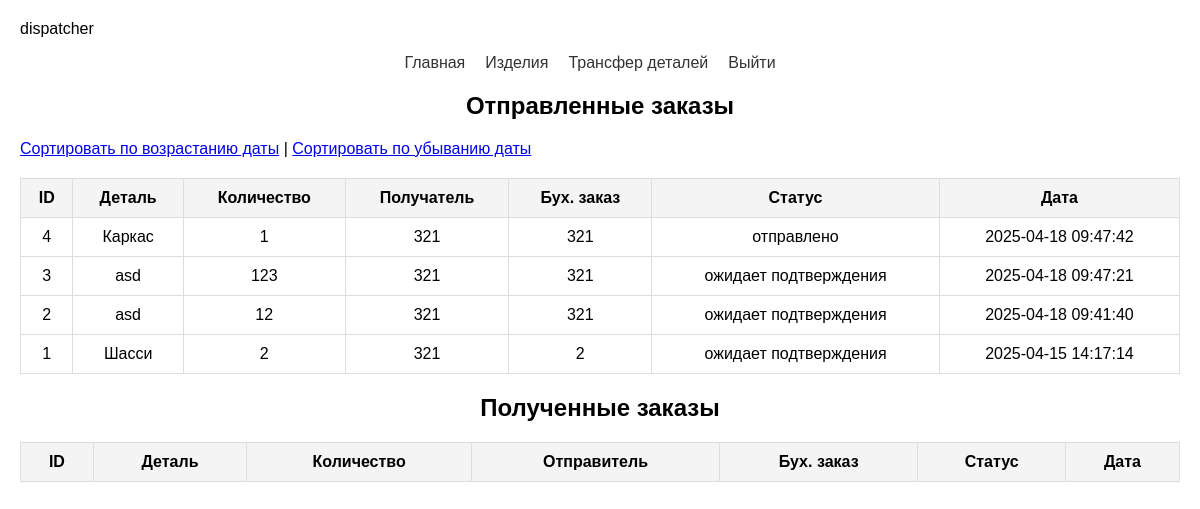
The app's page /pages/view_transfers.php (signed in) with its own data.
### tables this page shows
CREATE TABLE `transfers` (
  `id` int NOT NULL,
  `part_id` int NOT NULL,
  `quantity` int NOT NULL,
  `from_department_id` int NOT NULL,
  `to_department_id` int NOT NULL,
  `user_id` int NOT NULL,
  `order_number` varchar(255) NOT NULL,
  `status` enum('ожидает подтверждения','отправлено') NOT NULL DEFAULT 'ожидает подтверждения',
  `created_at` timestamp NULL DEFAULT CURRENT_TIMESTAMP
);

CREATE TABLE `parts` (
  `id` int NOT NULL,
  `name` varchar(255) NOT NULL,
  `nomenclature_number` varchar(100) NOT NULL
);

CREATE TABLE `departments` (
  `id` int NOT NULL,
  `name` varchar(255) NOT NULL,
  `department_number` varchar(50) NOT NULL
);

### assets/php/script/queries.php (called while the page is built, shortened)
<?php
function getUserById($userId) {
    global $pdo;
    $stmt = $pdo->prepare("SELECT * FROM users WHERE id = ?");
    $stmt->execute([$userId]);
    return $stmt->fetch(PDO::FETCH_ASSOC);
}
function getTransfersByFromDepartment($departmentId, $order = 'DESC') {
    global $pdo;
    $order = strtoupper($order) === 'ASC' ? 'ASC' : 'DESC';
    $stmt = $pdo->prepare("
        SELECT t.*, p.name AS part_name, d.name AS to_department_name
        FROM transfers t
        JOIN parts p ON t.part_id = p.id
        JOIN departments d ON t.to_department_id = d.id
        WHERE t.from_department_id = ?
        ORDER BY t.created_at $order
    ");
    $stmt->execute([$departmentId]);
    return $stmt->fetchAll(PDO::FETCH_ASSOC);
}
?>

### pages/view_transfers.php (the view, shortened to what this page needs)
<?php
include_once '../assets/php/script/connect.php';
include_once '../assets/php/script/queries.php';
$role = $_SESSION['role'];
$userId = $_SESSION['user_id'];
$user = getUserById($userId);
$departmentId = $user['department_id'];
$order = ($_GET['order'] ?? 'desc') === 'asc' ? 'ASC' : 'DESC';
$sentTransfers = getTransfersByFromDepartment($departmentId, $order);
?>
<!DOCTYPE html>
<html lang="ru">
<head>
    <link rel="stylesheet" href="..\assets\css\style.css">
</head>
<body>
<?php
        include_once '..\assets\php\head.php';
        ?>
    <h2>Отправленные заказы</h2>
    <a href="?order=asc">Сортировать по возрастанию даты</a> | <a href="?order=desc">Сортировать по убыванию даты</a>
    <table>
        <thead>
            <tr>
                <th>ID</th>
                <th>Деталь</th>
                <th>Количество</th>
                <th>Получатель</th>
                <th>Бух. заказ</th>
                <th>Статус</th>
                <th>Дата</th>
            </tr>
        </thead>
        <tbody>
            <?php foreach ($sentTransfers as $transfer): ?>
                <tr>
                    <td><?= $transfer['id'] ?></td>
                    <td><?= htmlspecialchars($transfer['part_name']) ?></td>
                    <td><?= $transfer['quantity'] ?></td>
                    <td><?= htmlspecialchars($transfer['to_department_name']) ?></td>
                    <td><?= htmlspecialchars($transfer['order_number']) ?></td>
                    <td><?= $transfer['status'] ?></td>
                    <td><?= $transfer['created_at'] ?></td>
                </tr>
            <?php endforeach; ?>
        </tbody>
    </table>
    <h2>Полученные заказы</h2>
    <table>
        <thead>
            <tr>
                <th>ID</th>
                <th>Деталь</th>
                <th>Количество</th>
                <th>Отправитель</th>
                <th>Бух. заказ</th>
                <th>Статус</th>
                <th>Дата</th>
            </tr>
        </thead>
    </table>
</body>
</html>

### assets/php/head.php (shortened to what this page needs)
<nav>
    <ul>
        <?php if ($role === 'admin'):?>
            <li><a href="dashboard.php">Главная</a></li>
            <li><a href="../pages/manage_users.php">Управление пользователями</a></li>
            <li><a href="../pages/departments.php">Управление цехами</a></li>
            <li><a href="../pages/assign_parts.php">Управление изделиями</a></li>
            <li><a href="../pages/year_plan.php">Управление планом</a></li>
            <li><a href="../pages/products.php">Изделия</a></li>
            <li><a href="../pages/view_transfers.php">Трансфер деталей</a></li>
            <li><a href="" onclick="logout()">Выйти</a></li>
        <?php elseif ($role === 'dispatcher'):?>
            <li><a href="dashboard.php">Главная</a></li>
            <li><a href="../pages/products.php">Изделия</a></li>
            <li><a href="../pages/view_transfers.php">Трансфер деталей</a></li>
            <li><a href="" onclick="logout()">Выйти</a></li>
        <?php endif;?>
    </ul>
</nav>

### assets/css/style.css (style rules this page uses)
body { font-family: Arial, sans-serif; margin: 20px; }
h2 { text-align: center; margin-bottom: 20px; }
nav ul { list-style-type: none; padding: 0; display: flex; justify-content: center; }
nav ul li { margin-right: 20px; }
nav ul li a { text-decoration: none; color: #333; font-size: 16px; }
table { width: 100%; border-collapse: collapse; margin-top: 20px; }
th, td { padding: 10px; border: 1px solid #ddd; text-align: center; }
th { background-color: #f4f4f4; }

### records on screen
transfers: id "4", part.name "Каркас", quantity "1", to_department.name "321", order_number "321", status "отправлено", created_at "2025-04-18 09:47:42"
transfers: id "3", part.name "asd", quantity "123", to_department.name "321", order_number "321", status "ожидает подтверждения", created_at "2025-04-18 09:47:21"
transfers: id "2", part.name "asd", quantity "12", to_department.name "321", order_number "321", status "ожидает подтверждения", created_at "2025-04-18 09:41:40"
transfers: id "1", part.name "Шасси", quantity "2", to_department.name "321", order_number "2", status "ожидает подтверждения", created_at "2025-04-15 14:17:14"
